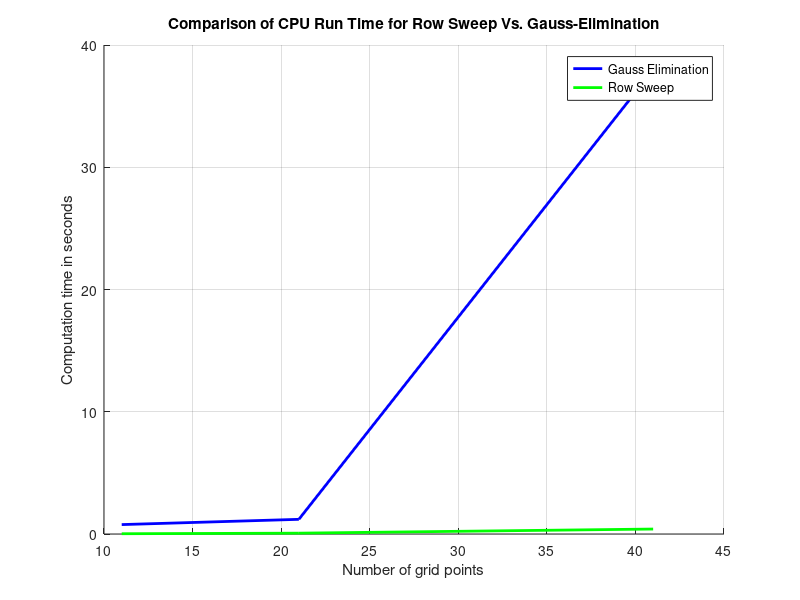

MATLAB code for this plot:
% CPU_RunTime_Gauss_Seidel

N1 = [11 21 41];
Time1 = [0.011 0.03 0.13];

% CPU_RunTime_Gauss_Elimination

Time2 = [0.77, 1.2, 37.97];
N2 = [11, 21, 41];

% CPU_RunTime_Row_sweep

N3 = [11 21 41];
Time3 = [0.022 0.069 0.4055];

hold on
%plot(N1, Time1,"LineWidth",2,"Color",'r')
plot(N2, Time2, "LineWidth",2,"Color",'b')
plot(N3, Time3,"LineWidth",2,"Color",'g')
legend("Gauss Elimination", "Row Sweep")


xlabel("Number of grid points")
ylabel("Computation time in seconds")
title("Comparison of CPU Run Time for Row Sweep Vs. Gauss-Elimination")
grid on;
